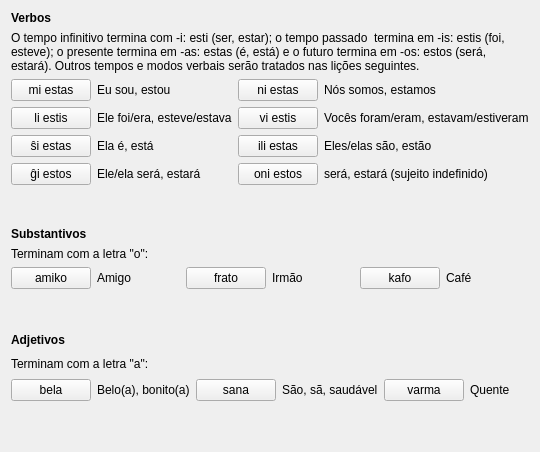
     <widget class="QWidget" name="tab_4">
      <attribute name="icon">
       <iconset resource="ikonoj.qrc">
        <normaloff>:/ikonoj/leciono.png</normaloff>:/ikonoj/leciono.png</iconset>
      </attribute>
      <attribute name="title">
       <string>4</string>
      </attribute>
      <layout class="QVBoxLayout" name="verticalLayout_42" stretch="0,1,0,1,2,0">
       <item>
        <layout class="QVBoxLayout" name="verticalLayout_41">
         <item>
          <widget class="titolo" name="Lec01_Label23">
           <property name="font">
            <font>
             <weight>75</weight>
             <bold>true</bold>
            </font>
           </property>
           <property name="text">
            <string>Verbos</string>
           </property>
           <property name="wordWrap">
            <bool>true</bool>
           </property>
          </widget>
         </item>
         <item>
          <widget class="QLabel" name="Lec01_Label24">
           <property name="text">
            <string>O tempo infinitivo termina com -i: esti (ser, estar); o tempo passado  termina em -is: estis (foi, 
esteve); o presente termina em -as: estas (é, está) e o futuro termina em -os: estos (será, 
estará). Outros tempos e modos verbais serão tratados nas lições seguintes.</string>
           </property>
           <property name="wordWrap">
            <bool>true</bool>
           </property>
          </widget>
         </item>
         <item>
          <layout class="QHBoxLayout" name="horizontalLayout_49">
           <item>
            <layout class="QVBoxLayout" name="verticalLayout_10">
             <item>
              <layout class="QHBoxLayout" name="horizontalLayout_41">
               <item>
                <widget class="klakbutono" name="Lec01_Button193">
                 <property name="sizePolicy">
                  <sizepolicy hsizetype="Maximum" vsizetype="Fixed">
                   <horstretch>0</horstretch>
                   <verstretch>0</verstretch>
                  </sizepolicy>
                 </property>
                 <property name="maximumSize">
                  <size>
                   <width>16777215</width>
                   <height>16777215</height>
                  </size>
                 </property>
                 <property name="text">
                  <string>mi estas</string>
                 </property>
                </widget>
               </item>
               <item>
                <widget class="QLabel" name="Lec01_Label114">
                 <property name="text">
                  <string>Eu sou, estou</string>
                 </property>
                </widget>
               </item>
              </layout>
             </item>
             <item>
              <layout class="QHBoxLayout" name="horizontalLayout_42">
               <item>
                <widget class="klakbutono" name="Lec01_Button194">
                 <property name="sizePolicy">
                  <sizepolicy hsizetype="Maximum" vsizetype="Fixed">
                   <horstretch>0</horstretch>
                   <verstretch>0</verstretch>
                  </sizepolicy>
                 </property>
                 <property name="maximumSize">
                  <size>
                   <width>16777215</width>
                   <height>16777215</height>
                  </size>
                 </property>
                 <property name="text">
                  <string>li estis</string>
                 </property>
                </widget>
               </item>
               <item>
                <widget class="QLabel" name="Lec01_Label115">
                 <property name="text">
                  <string>Ele foi/era, esteve/estava</string>
                 </property>
                </widget>
               </item>
              </layout>
             </item>
             <item>
              <layout class="QHBoxLayout" name="horizontalLayout_43">
               <item>
                <widget class="klakbutono" name="Lec01_Button195">
                 <property name="sizePolicy">
                  <sizepolicy hsizetype="Maximum" vsizetype="Fixed">
                   <horstretch>0</horstretch>
                   <verstretch>0</verstretch>
                  </sizepolicy>
                 </property>
                 <property name="maximumSize">
                  <size>
                   <width>16777215</width>
                   <height>16777215</height>
                  </size>
                 </property>
                 <property name="text">
                  <string>ŝi estas</string>
                 </property>
                </widget>
               </item>
               <item>
                <widget class="QLabel" name="Lec01_Label116">
                 <property name="text">
                  <string>Ela é, está</string>
                 </property>
                </widget>
               </item>
              </layout>
             </item>
             <item>
              <layout class="QHBoxLayout" name="horizontalLayout_44">
               <item>
                <widget class="klakbutono" name="Lec01_Button196">
                 <property name="sizePolicy">
                  <sizepolicy hsizetype="Maximum" vsizetype="Fixed">
                   <horstretch>0</horstretch>
                   <verstretch>0</verstretch>
                  </sizepolicy>
                 </property>
                 <property name="maximumSize">
                  <size>
                   <width>16777215</width>
                   <height>16777215</height>
                  </size>
                 </property>
                 <property name="text">
                  <string>ĝi estos</string>
                 </property>
                </widget>
               </item>
               <item>
                <widget class="QLabel" name="Lec01_Label117">
                 <property name="text">
                  <string>Ele/ela será, estará</string>
                 </property>
                </widget>
               </item>
              </layout>
             </item>
            </layout>
           </item>
           <item>
            <layout class="QVBoxLayout" name="verticalLayout_11">
             <item>
              <layout class="QHBoxLayout" name="horizontalLayout_45">
               <item>
                <widget class="klakbutono" name="Lec01_Button197">
                 <property name="sizePolicy">
                  <sizepolicy hsizetype="Maximum" vsizetype="Fixed">
                   <horstretch>0</horstretch>
                   <verstretch>0</verstretch>
                  </sizepolicy>
                 </property>
                 <property name="maximumSize">
                  <size>
                   <width>16777215</width>
                   <height>16777215</height>
                  </size>
                 </property>
                 <property name="text">
                  <string>ni estas</string>
                 </property>
                </widget>
               </item>
               <item>
                <widget class="QLabel" name="Lec01_Label118">
                 <property name="text">
                  <string>Nós somos, estamos</string>
                 </property>
                </widget>
               </item>
              </layout>
             </item>
             <item>
              <layout class="QHBoxLayout" name="horizontalLayout_46">
               <item>
                <widget class="klakbutono" name="Lec01_Button198">
                 <property name="sizePolicy">
                  <sizepolicy hsizetype="Maximum" vsizetype="Fixed">
                   <horstretch>0</horstretch>
                   <verstretch>0</verstretch>
                  </sizepolicy>
                 </property>
                 <property name="maximumSize">
                  <size>
                   <width>16777215</width>
                   <height>16777215</height>
                  </size>
                 </property>
                 <property name="text">
                  <string>vi estis</string>
                 </property>
                </widget>
               </item>
               <item>
                <widget class="QLabel" name="Lec01_Label119">
                 <property name="text">
                  <string>Vocês foram/eram, estavam/estiveram</string>
                 </property>
                </widget>
               </item>
              </layout>
             </item>
             <item>
              <layout class="QHBoxLayout" name="horizontalLayout_47">
               <item>
                <widget class="klakbutono" name="Lec01_Button199">
                 <property name="sizePolicy">
                  <sizepolicy hsizetype="Maximum" vsizetype="Fixed">
                   <horstretch>0</horstretch>
                   <verstretch>0</verstretch>
                  </sizepolicy>
                 </property>
                 <property name="maximumSize">
                  <size>
                   <width>16777215</width>
                   <height>16777215</height>
                  </size>
                 </property>
                 <property name="text">
                  <string>ili estas</string>
                 </property>
                </widget>
               </item>
               <item>
                <widget class="QLabel" name="Lec01_Label220">
                 <property name="text">
                  <string>Eles/elas são, estão</string>
                 </property>
                </widget>
               </item>
              </layout>
             </item>
             <item>
              <layout class="QHBoxLayout" name="horizontalLayout_48">
               <item>
                <widget class="klakbutono" name="Lec01_Button200">
                 <property name="sizePolicy">
                  <sizepolicy hsizetype="Maximum" vsizetype="Fixed">
                   <horstretch>0</horstretch>
                   <verstretch>0</verstretch>
                  </sizepolicy>
                 </property>
                 <property name="maximumSize">
                  <size>
                   <width>16777215</width>
                   <height>16777215</height>
                  </size>
                 </property>
                 <property name="text">
                  <string>oni estos</string>
                 </property>
                </widget>
               </item>
               <item>
                <widget class="QLabel" name="Lec01_Label221">
                 <property name="text">
                  <string>será, estará (sujeito indefinido)</string>
                 </property>
                </widget>
               </item>
              </layout>
             </item>
            </layout>
           </item>
          </layout>
         </item>
        </layout>
       </item>
       <item>
        <spacer name="verticalSpacer_5">
         <property name="orientation">
          <enum>Qt::Vertical</enum>
         </property>
         <property name="sizeHint" stdset="0">
          <size>
           <width>20</width>
           <height>40</height>
          </size>
         </property>
        </spacer>
       </item>
       <item>
        <layout class="QVBoxLayout" name="verticalLayout_40">
         <item>
          <widget class="titolo" name="Lec01_Label25">
           <property name="font">
            <font>
             <weight>75</weight>
             <bold>true</bold>
            </font>
           </property>
           <property name="text">
            <string>Substantivos</string>
           </property>
           <property name="wordWrap">
            <bool>true</bool>
           </property>
          </widget>
         </item>
         <item>
          <widget class="QLabel" name="Lec01_Label27">
           <property name="text">
            <string>Terminam com a letra &quot;o&quot;:</string>
           </property>
          </widget>
         </item>
         <item>
          <layout class="QHBoxLayout" name="horizontalLayout_53">
           <item>
            <layout class="QHBoxLayout" name="horizontalLayout_50">
             <item>
              <widget class="klakbutono" name="Lec01_Button201">
               <property name="sizePolicy">
                <sizepolicy hsizetype="Maximum" vsizetype="Fixed">
                 <horstretch>0</horstretch>
                 <verstretch>0</verstretch>
                </sizepolicy>
               </property>
               <property name="maximumSize">
                <size>
                 <width>16777215</width>
                 <height>16777215</height>
                </size>
               </property>
               <property name="text">
                <string>amiko</string>
               </property>
              </widget>
             </item>
             <item>
              <widget class="QLabel" name="Lec01_Label28">
               <property name="text">
                <string>Amigo</string>
               </property>
              </widget>
             </item>
            </layout>
           </item>
           <item>
            <layout class="QHBoxLayout" name="horizontalLayout_51">
             <item>
              <widget class="klakbutono" name="Lec01_Button202">
               <property name="sizePolicy">
                <sizepolicy hsizetype="Maximum" vsizetype="Fixed">
                 <horstretch>0</horstretch>
                 <verstretch>0</verstretch>
                </sizepolicy>
               </property>
               <property name="maximumSize">
                <size>
                 <width>16777215</width>
                 <height>16777215</height>
                </size>
               </property>
               <property name="text">
                <string>frato</string>
               </property>
              </widget>
             </item>
             <item>
              <widget class="QLabel" name="Lec01_Label29">
               <property name="text">
                <string>Irmão</string>
               </property>
              </widget>
             </item>
            </layout>
           </item>
           <item>
            <layout class="QHBoxLayout" name="horizontalLayout_52">
             <item>
              <widget class="klakbutono" name="Lec01_Button203">
               <property name="sizePolicy">
                <sizepolicy hsizetype="Maximum" vsizetype="Fixed">
                 <horstretch>0</horstretch>
                 <verstretch>0</verstretch>
                </sizepolicy>
               </property>
               <property name="maximumSize">
                <size>
                 <width>16777215</width>
                 <height>16777215</height>
                </size>
               </property>
               <property name="text">
                <string>kafo</string>
               </property>
              </widget>
             </item>
             <item>
              <widget class="QLabel" name="Lec01_Label30">
               <property name="text">
                <string>Café</string>
               </property>
              </widget>
             </item>
            </layout>
           </item>
          </layout>
         </item>
        </layout>
       </item>
       <item>
        <spacer name="verticalSpacer_6">
         <property name="orientation">
          <enum>Qt::Vertical</enum>
         </property>
         <property name="sizeHint" stdset="0">
          <size>
           <width>20</width>
           <height>40</height>
          </size>
         </property>
        </spacer>
       </item>
       <item>
        <layout class="QVBoxLayout" name="verticalLayout_12">
         <item>
          <widget class="titolo" name="Lec01_Label26">
           <property name="font">
            <font>
             <weight>75</weight>
             <bold>true</bold>
            </font>
           </property>
           <property name="text">
            <string>Adjetivos</string>
           </property>
           <property name="wordWrap">
            <bool>true</bool>
           </property>
          </widget>
         </item>
         <item>
          <widget class="QLabel" name="Lec01_Label31">
           <property name="text">
            <string>Terminam com a letra &quot;a&quot;:</string>
           </property>
          </widget>
         </item>
         <item>
          <layout class="QHBoxLayout" name="horizontalLayout_57">
           <item>
            <layout class="QHBoxLayout" name="horizontalLayout_54">
             <item>
              <widget class="klakbutono" name="Lec01_Button204">
               <property name="sizePolicy">
                <sizepolicy hsizetype="Maximum" vsizetype="Fixed">
                 <horstretch>0</horstretch>
                 <verstretch>0</verstretch>
                </sizepolicy>
               </property>
               <property name="maximumSize">
                <size>
                 <width>16777215</width>
                 <height>16777215</height>
                </size>
               </property>
               <property name="text">
                <string>bela</string>
               </property>
              </widget>
             </item>
             <item>
              <widget class="QLabel" name="Lec01_Label32">
               <property name="text">
                <string>Belo(a), bonito(a)</string>
               </property>
              </widget>
             </item>
            </layout>
           </item>
           <item>
            <layout class="QHBoxLayout" name="horizontalLayout_55">
             <item>
              <widget class="klakbutono" name="Lec01_Button205">
               <property name="sizePolicy">
                <sizepolicy hsizetype="Maximum" vsizetype="Fixed">
                 <horstretch>0</horstretch>
                 <verstretch>0</verstretch>
                </sizepolicy>
               </property>
               <property name="maximumSize">
                <size>
                 <width>16777215</width>
                 <height>16777215</height>
                </size>
               </property>
               <property name="text">
                <string>sana</string>
               </property>
              </widget>
             </item>
             <item>
              <widget class="QLabel" name="Lec01_Label33">
               <property name="text">
                <string>São, sã, saudável</string>
               </property>
              </widget>
             </item>
            </layout>
           </item>
           <item>
            <layout class="QHBoxLayout" name="horizontalLayout_56">
             <item>
              <widget class="klakbutono" name="Lec01_Button206">
               <property name="sizePolicy">
                <sizepolicy hsizetype="Maximum" vsizetype="Fixed">
                 <horstretch>0</horstretch>
                 <verstretch>0</verstretch>
                </sizepolicy>
               </property>
               <property name="maximumSize">
                <size>
                 <width>16777215</width>
                 <height>16777215</height>
                </size>
               </property>
               <property name="text">
                <string>varma</string>
               </property>
              </widget>
             </item>
             <item>
              <widget class="QLabel" name="Lec01_Label34">
               <property name="text">
                <string>Quente</string>
               </property>
              </widget>
             </item>
            </layout>
           </item>
          </layout>
         </item>
        </layout>
       </item>
       <item>
        <spacer name="verticalSpacer_7">
         <property name="orientation">
          <enum>Qt::Vertical</enum>
         </property>
         <property name="sizeHint" stdset="0">
          <size>
           <width>20</width>
           <height>40</height>
          </size>
         </property>
        </spacer>
       </item>
      </layout>
     </widget>
